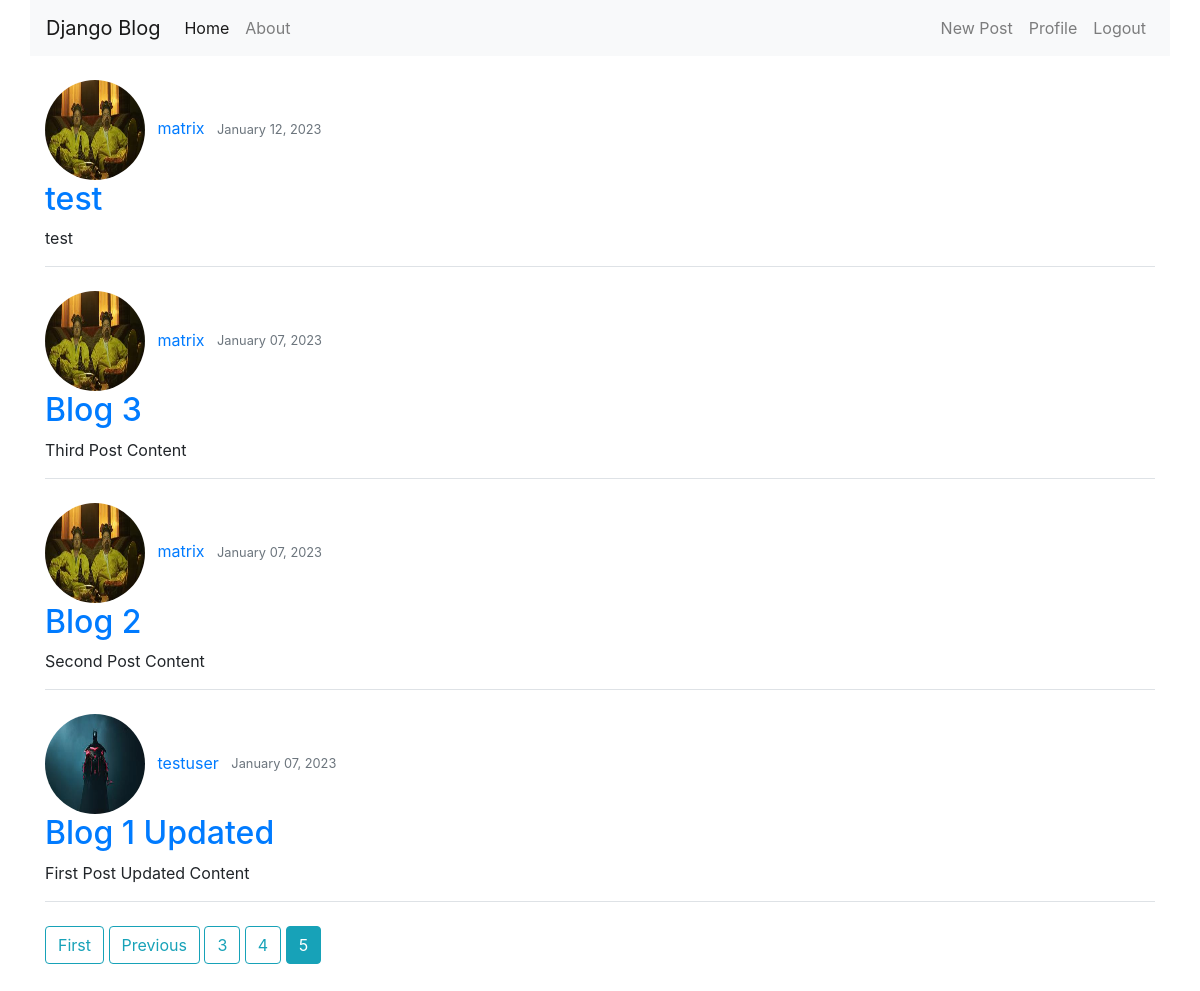
The app's page /?page=5 (signed in) with its own data.
### blog/models.py (models this page shows, shortened)
class Post(models.Model):
    title = models.CharField(max_length=100)
    content = models.TextField()
    date_posted = models.DateTimeField(default=timezone.now)
    author = models.ForeignKey(User, on_delete=models.CASCADE)

### users/models.py (models this page shows, shortened)
class Profile(models.Model):
    user = models.OneToOneField(User, on_delete=models.CASCADE)
    image = models.ImageField(default='default.jpg', upload_to='profile_pics')

### blog/views.py (the view)
# urls.py: path('', PostListView.as_view(), name='blog-home'),
class PostListView(ListView):
    model = Post
    template_name = 'blog/home.html'  # <app>/<model>_<viewtype>.html  Eg, blog/home_list.html
    context_object_name = 'posts'
    ordering = ['-date_posted']
    paginate_by = 5

### blog/templates/blog/home.html (shortened to what this page needs)
{% extends 'blog/base.html' %}
{% block content %}
    {% for post in posts %}
        <img src="{{ post.author.profile.image.url }}" class="rounded-circle" width="100px" height="100px">
        <a href="#" class="ml-2 mr-2">{{ post.author }}</a>
        <small class="text-muted">{{ post.date_posted | date:"F d, Y" }}</small>
        <h2><a href="{% url 'post-detail' post.id %}">{{ post.title }}</a></h2>
        <p>{{ post.content }}</p>
        <div class="border-bottom"></div>
        <br>
    {% endfor %}
    {% if is_paginated %}
        {% if page_obj.has_previous %}
            <a href="?page=1" class="btn btn-outline-info mb-4">First</a>
            <a href="?page={{ page_obj.previous_page_number }}" class="btn btn-outline-info mb-4">Previous</a>
        {% endif%}
        {% for num in page_obj.paginator.page_range %}
            {% if page_obj.number == num %}
                <a href="?page={{ num }}" class="btn btn-info mb-4">{{ num }}</a>
            {% elif num > page_obj.number|add:'-3' and num < page_obj.number|add:'3' %}
                <a href="?page={{ num }}" class="btn btn-outline-info mb-4">{{ num }}</a>
            {% endif %}
        {% endfor %}
    {% endif %}
{% endblock content %}

### records on screen
Post: author.profile.image (picture), author "matrix", date_posted "January 12, 2023", title "test", content "test"
Post: author.profile.image (picture), author "matrix", date_posted "January 07, 2023", title "Blog 3", content "Third Post Content"
Post: author.profile.image (picture), author "matrix", date_posted "January 07, 2023", title "Blog 2", content "Second Post Content"
Post: author.profile.image (placeholder picture), author "testuser", date_posted "January 07, 2023", title "Blog 1 Updated", content "First Post Updated Content"

### other values on screen
{{ num }} "3" "4"
{{ num }} "5"
